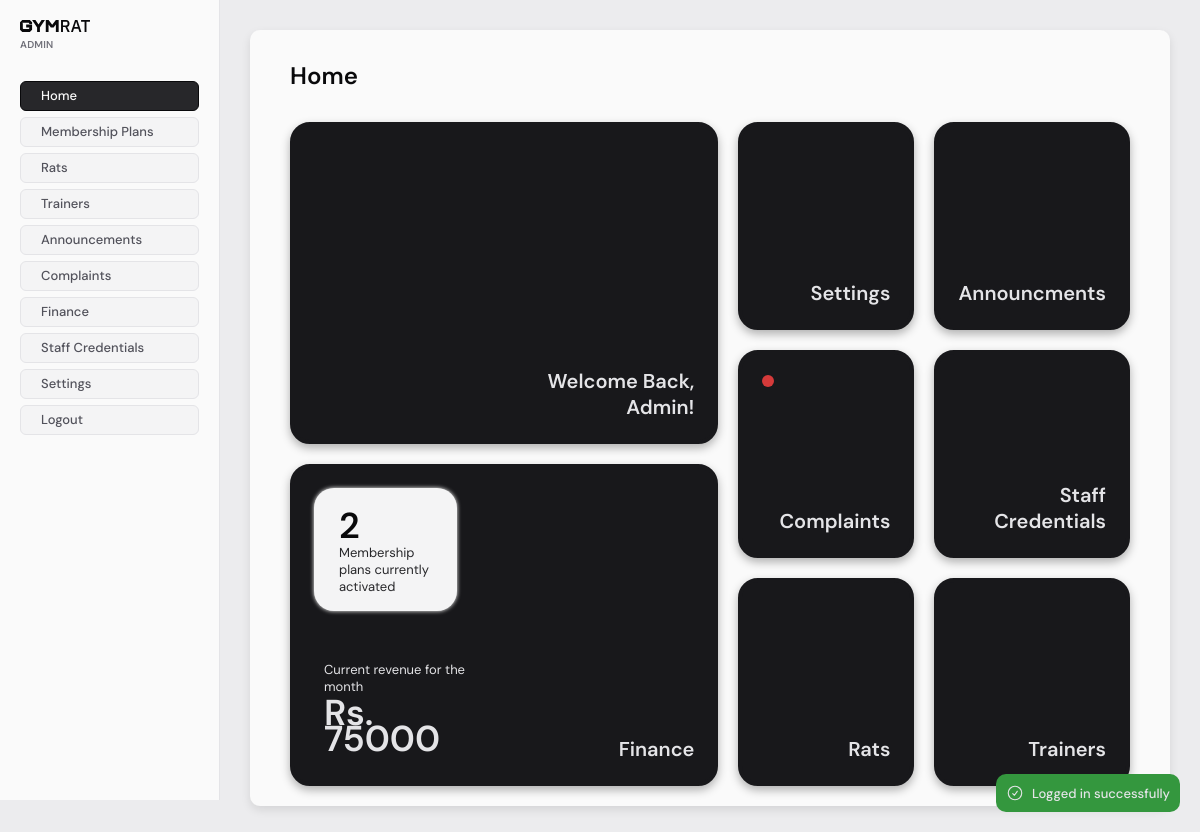
The app's page /staff/admin (signed in), older data.
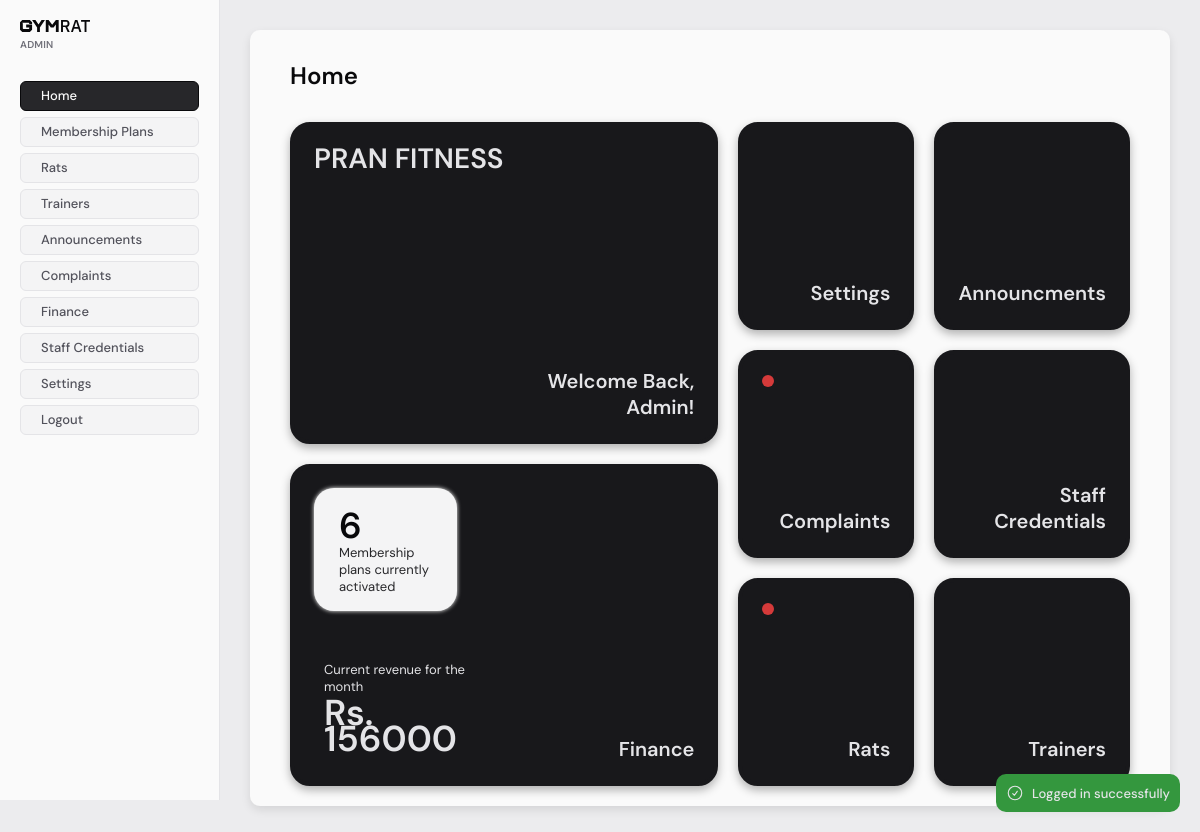
The same page, newer data.
### tables this page shows
CREATE TABLE `settings` (
  `id` int NOT NULL,
  `contact_email` varchar(255) NOT NULL,
  `contact_phone` varchar(20) NOT NULL,
  `workout_session_expiry` int NOT NULL COMMENT 'In hours',
  `max_capacity` int NOT NULL,
  `min_workout_time` int NOT NULL COMMENT 'In hours',
  `gym_banner` varchar(255) DEFAULT NULL,
  `gym_name` varchar(255) DEFAULT NULL,
  `gym_desc` text,
  `gym_address` varchar(255) DEFAULT NULL,
  `show_widgets` tinyint(1) NOT NULL DEFAULT '1'
);

### src/db/Database.php (called while the page is built, shortened)
<?php
class Database
{
    private static null|Database $instance = null;
    private $CONFIG = [
        "host" => "gymrat_db",
        "username" => "root",
        "password" => "123456",
        "dbname" => "gymrat",
    ];
    private function __construct()
    {
        try {
            $tz = (new DateTime('now', new DateTimeZone('Asia/Colombo')))->format('P');
            $this->conn = new PDO(
                "mysql:host=" . $this->CONFIG['host'] . ";dbname=" . $this->CONFIG['dbname'],
                $this->CONFIG['username'],
                $this->CONFIG['password'],
                [
                    \PDO::ATTR_ERRMODE => \PDO::ERRMODE_EXCEPTION,
                    \PDO::MYSQL_ATTR_INIT_COMMAND => "SET time_zone='$tz'"
                ]
            );
        } catch (PDOException  $e) {
            die("database connection failed: " . $e->getMessage());
        }
    }
    public static function get_conn()
    {
        if (!self::$instance) {
            self::$instance = new Database();
        }
        return self::$instance->conn;
    }
}

### src/db/models/Settings.php (called while the page is built, shortened)
<?php
require_once __DIR__ . "/../Model.php";
class Settings extends Model
{
    protected $table = "settings";
    public function fill(array $data)
    {
        $this->gym_name = $data['gym_name'] ?? null;
        $this->show_widgets = isset($data['show_widgets']) ? (bool)$data['show_widgets'] : true;
    }
    public function get_all()
    {
        $sql = "SELECT * FROM $this->table LIMIT 1";
        $stmt = $this->conn->prepare($sql);
        $stmt->execute();
    }
}

### src/db/Model.php (called while the page is built, shortened)
<?php
require_once __DIR__ . "/Database.php";
abstract class Model
{
    public function __construct()
    {
        $this->conn = Database::get_conn();
    }
}

### src/db/models/MembershipPayment.php (called while the page is built, shortened)
<?php
require_once __DIR__ . "/../Model.php";
class MembershipPayment extends Model
{
    protected $table = "membership_payments";
    public function get_total_revenue_for_month(int $year, int $month, int $membership_plan = 0): float
    {
        $sql = "SELECT SUM(amount) as total_revenue FROM $this->table
                WHERE YEAR(created_at) = :year AND MONTH(created_at) = :month AND completed_at IS NOT NULL";
        $params = [
            'year' => $year,
            'month' => $month
        ];
        $stmt = $this->conn->prepare($sql);
        $stmt->execute($params);
        $result = $stmt->fetch();
        return $result['total_revenue'] ?? 0.0;
    }
    public function get_total_count_for_month(int $year, int $month, int $membership_plan = 0): float
    {
        $sql = "SELECT COUNT(id) as total_revenue FROM $this->table
                WHERE YEAR(created_at) = :year AND MONTH(created_at) = :month AND completed_at IS NOT NULL";
        $params = [
            'year' => $year,
            'month' => $month
        ];
        $stmt = $this->conn->prepare($sql);
        $stmt->execute($params);
        $result = $stmt->fetch();
        return $result['total_revenue'] ?? 0.0;
    }
}

### src/db/models/Customer.php (called while the page is built, shortened)
<?php
require_once __DIR__ . "/../Model.php";
class Customer extends Model
{
    protected $table = "customers";
    public function has_trainer_unassigned(): bool
    {
        $sql = "SELECT COUNT(*) AS unassigned_count FROM $this->table WHERE trainer IS NULL";
        $stmt = $this->conn->prepare($sql);
        $stmt->execute();
        $data = $stmt->fetch();
        return $data['unassigned_count'] > 0;
    }
}

### src/staff/admin/index.php (the view, shortened to what the changed rows need)
<?php
require_once "../../db/models/Customer.php";
require_once "../../db/models/MembershipPayment.php";
require_once "../../db/models/Settings.php";
$customerModel = new Customer();
$membershipPaymentModel = new MembershipPayment();
$setRatsNotification = null;
$settings = new Settings();
try {
    $setRatsNotification = $customerModel->has_trainer_unassigned();
    $settings->get_all();
} catch (Exception $e) {
    $_SESSION['error'] = "Failed to access notification updates: " . $e->getMessage();
}
$currentYear = (int)date("Y");
$currentMonth = (int)date("m");
$total_revenues = null;
try {
    $total_revenues = $membershipPaymentModel->get_total_revenue_for_month($currentYear, $currentMonth);
    $total_count = $membershipPaymentModel->get_total_count_for_month($currentYear, $currentMonth);
} catch (Exception $e) {
    $_SESSION['error'] = "Failed to calculate revenues: " . $e->getMessage();
}
require_once "../includes/header.php";
?>
<main>
    <div class="staff-base-container">
        <?php require_once "../includes/menubar.php"; ?>
        <div class="dashboard-container">
            <div class="dashboard-col-primary">
                <div class="dashboard-tab-large"
                style="display: grid; grid-template-rows: 1fr 1fr; grid-template-columns: 1fr 1fr; place-items: center;">
                    <?php if ($settings->show_widgets): ?>
                    <div style="grid-row: 1; grid-column: 1; align-self: start; justify-self: start; text-align: left;">
                        <h1 class="font-zinc-200" style="font-size: 28px;"><?= $settings->gym_name ?></h1>
                    </div>
                    <?php endif; ?>
                    <div style="grid-row: 2; grid-column: 2; align-self: end; justify-self: end; text-align: right;">
                        <h1 class="font-zinc-200">Welcome Back, Admin!</h1>
                    </div>
                </div>
                <a href="/staff/admin/finance/index.php" class="dashboard-tab-large"
                style="display: grid; grid-template-rows: 1fr 1fr; grid-template-columns: 1fr 1fr; place-items: center;">
                    <?php if ($settings->show_widgets): ?>
                    <div style="grid-row: 1; grid-column: 1; align-self: start; justify-self: start;
                    text-align: left; padding: 25px; border-radius: 20px; box-shadow: 0px 0px 4px rgb(255, 255, 255); width: 75%; height: 90%;"
                    class="background-color-zinc-100">
                        <h1 style="font-size: 36px;"><?=  $total_count ?></h1>
                        <p style="margin: 5px 0;">Membership plans currently <br>activated</p>
                    </div>
                    <div style="grid-row: 2; grid-column: 1; align-self: end; justify-self: start; text-align: left; padding: 10px;">
                        <p class="font-zinc-200" style="margin-bottom: 5px;">Current revenue for the month</p>
                        <h1 class="font-zinc-200" style="font-size: 36px;">Rs. <?=  $total_revenues ?></h1>
                    </div>
                    <?php endif; ?>
                    <div style="grid-row: 2; grid-column: 2; align-self: end; justify-self: end; text-align: right;">
                        <h1 class="font-zinc-200">Finance</h1>
                    </div>
                </a>
            </div>
            <div class="dashboard-col-secondary">
                <a href="/staff/admin/settings/index.php" class="dashboard-tab-small dashboard-layout-primary">
                    <h1>Settings</h1>
                </a>
                <a href="/staff/admin/announcements/index.php" class="dashboard-tab-small dashboard-layout-primary">
                    <h1>Announcments</h1>
                </a>
                <a href="/staff/admin/complaints/index.php" class="dashboard-tab-small dashboard-layout-primary">
                    <h1>Complaints</h1>
                </a>
                <a href="/staff/admin/credentials/index.php" class="dashboard-tab-small dashboard-layout-primary">
                    <h1>Staff Credentials</h1>
                </a>
                <a href="/staff/admin/rats/index.php" class="dashboard-tab-small dashboard-layout-primary">
                <div style="grid-row: 1; grid-column: 1; align-self: start; justify-self: start;">
                        <?php if ($setRatsNotification): ?>
                            <span class="dashboard-alert-red-dot"></span>
                        <?php endif; ?>
                    </div>
                    <h1>Rats</h1>
                </a>
                <a href="/staff/admin/trainers/index.php" class="dashboard-tab-small dashboard-layout-primary">
                    <h1>Trainers</h1>
                </a>
            </div>
        </div>
    </div>
</main>
<?php require_once "../includes/footer.php"; ?>

Row changes from the older to the newer data that the page shows:
now on this page (row edited): settings: gym_name "PRAN FITNESS"
Text that changed along with them:
$total_count: "2" → "6"
$total_revenues: "75000" → "156000"
